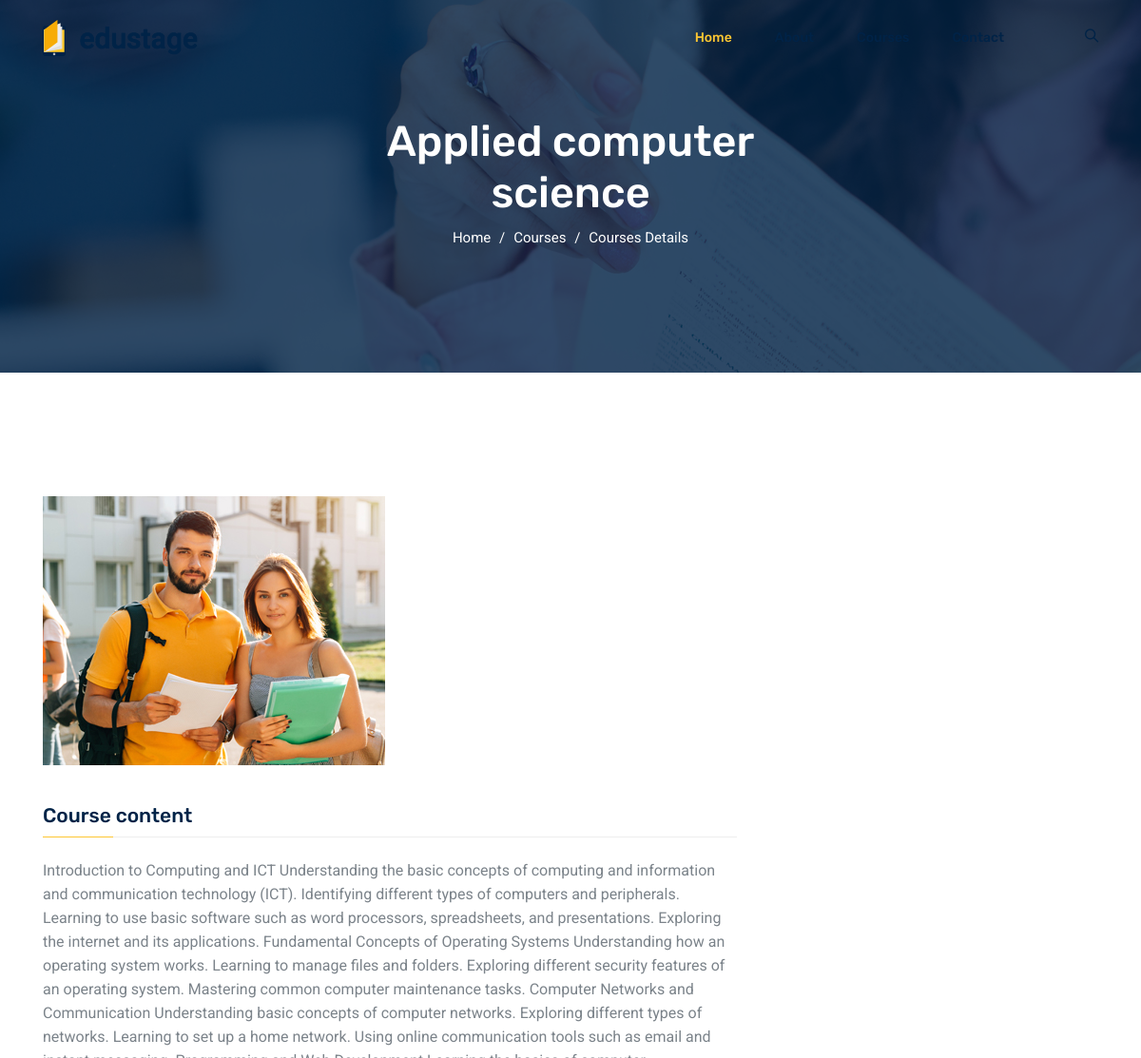
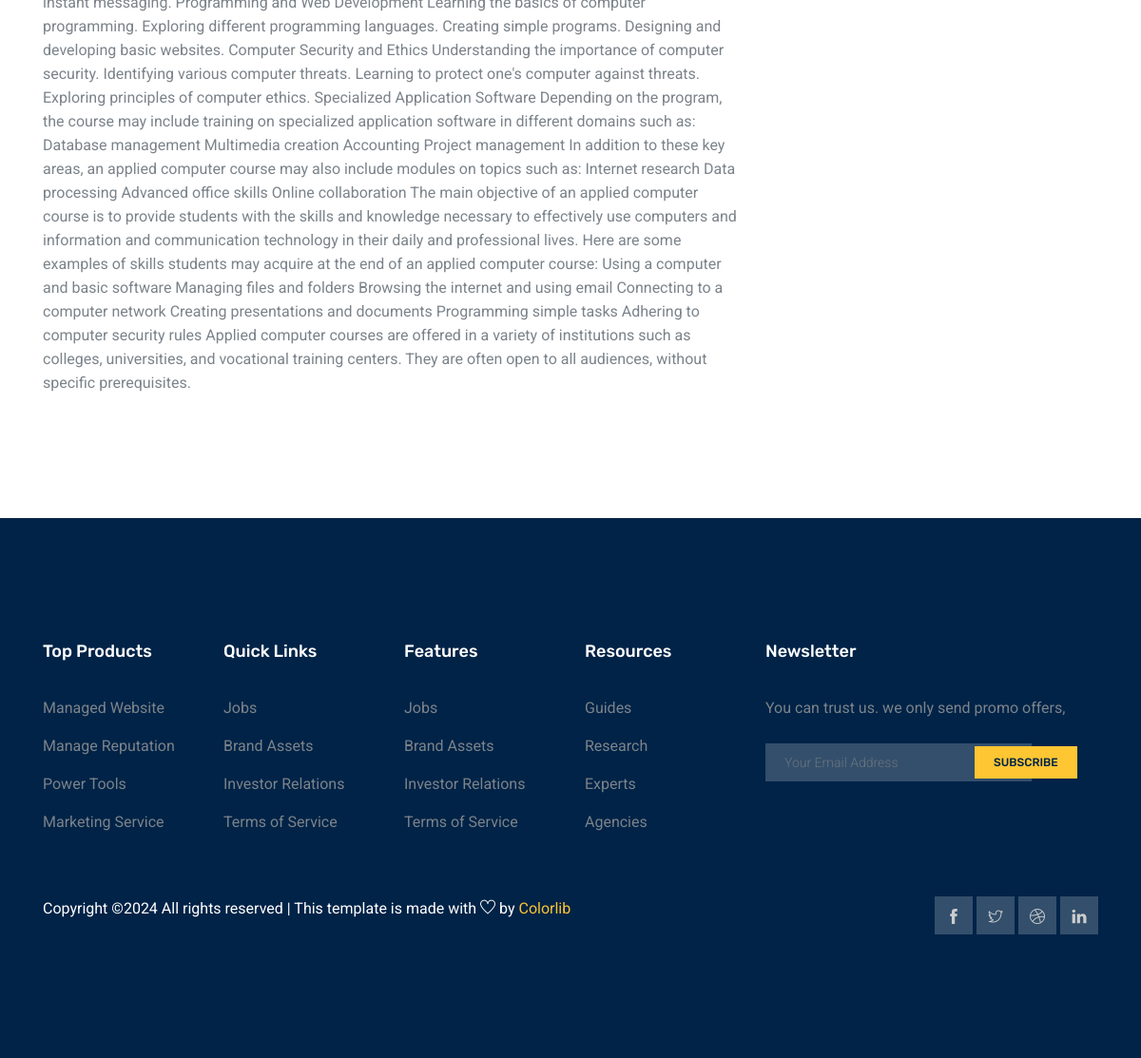
Screenshot of /lesson/2 with the database file from the repository (2 pictures, top to bottom).
### app/models.py (models this page shows, shortened)
class Lesson(models.Model):
    title = models.CharField(max_length=200)
    course = models.ForeignKey(Course , related_name='lessons', on_delete=models.CASCADE)
    order = models.PositiveIntegerField()
    image_lesson = models.ImageField(upload_to='lessonimg')
    content = models.TextField(blank=True, null=True)

### app/views.py (the view)
# urls.py: path('lesson/<int:pk>', views.Lesson_details.as_view(), name='lesson_details'),
class Lesson_details(View):
 def get(self, request,pk):
    lesson=Lesson.objects.get(pk=pk)
    return render(request, 'app/lesson-details.html', locals())

### app/templates/app/lesson-details.html (shortened to what this page needs)
{% extends 'app/base.html' %}
{% load static %}
{%block content%}
{% block banner-slider %}
<section class="banner_area">
    <div class="banner_inner d-flex align-items-center">
      <div class="overlay"></div>
      <div class="container">
        <div class="row justify-content-center">
          <div class="col-lg-6">
            <div class="banner_content text-center">
              <h2> {{ lesson.title }}</h2>
              <div class="page_link">
                <a href="index.html">Home</a>
                <a href="courses.html">Courses</a>
                <a href="course-details.html">Courses Details</a>
              </div>
            </div>
          </div>
        </div>
      </div>
    </div>
  </section>
{% endblock banner-slider %}
{%block main-content%}
<section class="course_details_area section_gap">
    <div class="container">
        <div class="row">
            <div class="col-lg-8 course_details_left">
                <div class="main_image">
                    <img class="img-fluid" src="{{ lesson.image_lesson.url }}" alt="">
                </div>
                <div class="content_wrapper">
                    <h4 class="title">Course content</h4>
                    <div class="content">
                        {{ lesson.content }}
                    </div>
                </div>
            </div>
            </div>
        </div>
</section>
{%endblock main-content%}
{%endblock content%}

### rows the page displays
Lesson: title "Applied computer science", image_lesson (picture), content "Introduction to Computing and ICT Understanding the basic concepts of computing and information and communication technology (ICT). Identifying different types of computers and peripherals. Learning to use basic software such as word processors, spreadsheets, and presentations. Exploring the internet and its applications. Fundamental Concepts of Operating Systems Understanding how an operating system works. Learning to manage files and folders. Exploring different security features of an operating system. Mastering common computer maintenance tasks. Computer Networks and Communication Understanding basic concepts of computer networks. Exploring different types of networks. Learning to set…"
